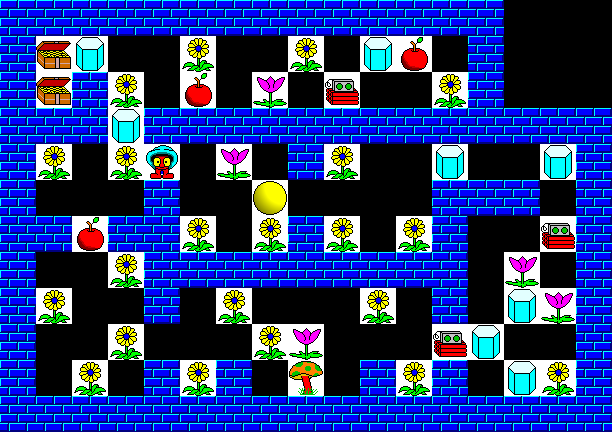

The image is a tile-based game level rendered from a .tmx file. Its description and complete source (layers, tilesets, objects, tile grids) follow:
An orthogonal 17x12 tile map with 36x36 px tiles, 1 tile layer (Capa de patrones 1).

<map version="1.10" tiledversion="1.10.2" orientation="orthogonal" renderorder="right-down" width="17" height="12" tilewidth="36" tileheight="36" infinite="0" nextlayerid="2" nextobjectid="1">
 <tileset firstgid="1" source="spritesheet.tsx" />
 <layer id="1" name="Capa de patrones 1" width="17" height="12">
  <data encoding="csv">
121,121,121,121,121,121,121,121,121,121,121,121,121,121,0,0,0,
121,134,67,0,0,83,0,0,83,0,67,5,0,121,0,0,0,
121,134,121,83,0,5,0,42,0,28,0,0,83,121,0,0,0,
121,121,121,67,121,121,121,121,121,121,121,121,121,121,121,121,121,
121,83,0,83,6,0,42,0,121,83,0,0,67,0,0,67,121,
121,0,0,0,121,0,0,18,0,0,0,0,121,121,121,0,121,
121,121,5,121,121,83,0,83,121,83,0,83,121,0,0,28,121,
121,0,0,83,121,121,121,121,121,121,121,121,121,0,42,0,121,
121,83,0,0,121,0,83,0,0,0,83,0,121,0,67,42,121,
121,0,0,83,0,0,0,83,42,0,0,0,28,67,0,0,121,
121,0,83,0,121,83,121,0,122,0,121,83,121,0,67,83,121,
121,121,121,121,121,121,121,121,121,121,121,121,121,121,121,121,121
</data>
 </layer>
</map>
